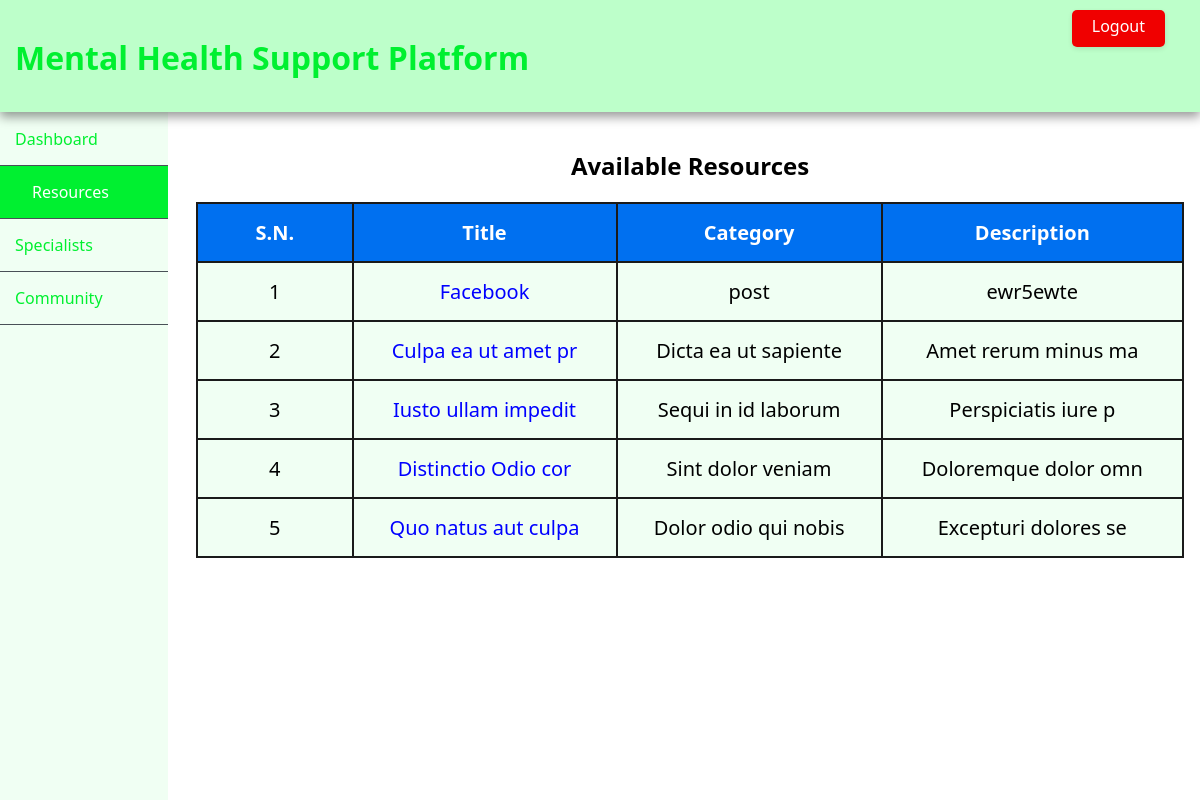
/resources.php (signed in), run on the app's committed database.
### tables this page shows
CREATE TABLE `resources` (
  `id` int(11) NOT NULL,
  `title` varchar(255) NOT NULL,
  `category` varchar(255) NOT NULL,
  `description` text NOT NULL,
  `link` varchar(255) NOT NULL
);

### resources.php (the view, shortened to what this page needs)
<?php
$con = mysqli_connect("localhost","root","","mhsp");
include 'components/navfixed.php'
?>
<section class="table-section">
<?php
    $sql = "SELECT title, category, description ,link FROM resources";
    $result = $con->query($sql);
    if ($result->num_rows > 0) {
        $sn = 0;
?>
    <h1>Available Resources</h1>
    <table>
        <tr>
            <th>S.N.</th>
            <th>Title</th>
            <th>Category</th>
            <th>Description</th>
        </tr>
<?php
        while($row = $result->fetch_assoc()) {
        echo "<tr>";
        echo "<td>".++$sn."</td>";
        echo "<td><a href='".$row["link"]."' target='_'>".$row["title"]."</a></td>";
        echo "<td>".$row["category"]."</td>";
        echo "<td>".$row["description"]."</td>";
        echo "</tr>";
        }
    } else {
        echo "<h2>Oops! It looks like there are no resources available at the moment.</h2>";
        echo "<p>Check back later for updates, or feel free to explore other sections of the site.</p>";
    }
?>
</table>
</section>
</body>
</html>

### css/style.css (style rules this page uses)
body { font-family: "Segoe UI", Tahoma, Geneva, Verdana, sans-serif; margin: 0; padding: 0; background-color: #fff; overflow-x: auto; }
section { margin-left: 15%; margin-top: 16px; padding: 1px 16px; }

### css/user.css (style rules this page uses)
section h1 { text-align: center; }
.table-section { display: flex; flex-direction: column; justify-content: center; align-items: center; overflow: auto; }
table { width: 100%; }
table, tr, th, td { padding: 15px 45px; font-size: 20px; background-color: #f0fff3; border: 2px solid #1a1a1a; border-collapse: collapse; transition: all 0.2s ease; }
th { background-color: #0070f0; color: white; }
tr:nth-child(odd) { background-color: #f0fff3; }
td { padding: 15px 15px; text-align: center; }
a { text-decoration: none; font-weight: 500; color: blue; }

### data on the page
resources: title "Facebook", category "post", description "ewr5ewte"
resources: title "Culpa ea ut amet pr", category "Dicta ea ut sapiente", description "Amet rerum minus ma"
resources: title "Iusto ullam impedit", category "Sequi in id laborum", description "Perspiciatis iure p"
resources: title "Distinctio Odio cor", category "Sint dolor veniam", description "Doloremque dolor omn"
resources: title "Quo natus aut culpa", category "Dolor odio qui nobis", description "Excepturi dolores se"
